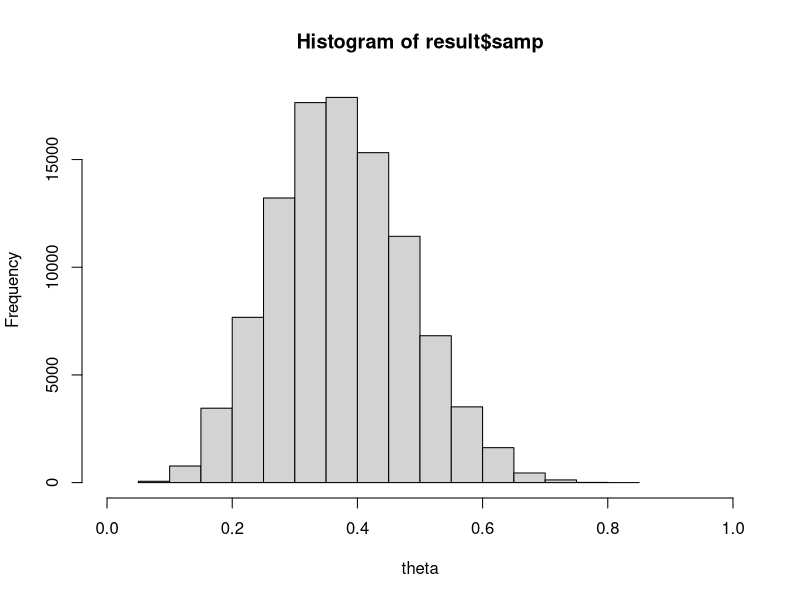

This chart was generated by the following R code: (Note: this script raises an error after producing the figure.)
#1)
n <- 19
x <- 7 #0, 0, 1, 1, 1, 0, 0, 1, 1, 1, 0, 0, 0, 0, 1, 0, 0, 0, 0
alpha <- 1/2 
beta <- 1/2
post.mean <- (alpha+x) / (alpha+beta+n)
post.mean          # 0.375

#2) 
qprobs <- c(0.28)            # quantiles to input
post.quant <- qbeta(p=qprobs, shape1=alpha+x, shape2=beta+n-x)
post.quant       # 0.3088125

#3) 
res2 <- rbeta(100000, alpha+x, beta+n-x)
ans <- median(sqrt(res2 * (1-res2)))
ans           # 0.4823846

#4) 
run.mcmc.binom <- function(model.parms, comp.parms) {
  # ----- ----- subfunctions ----- -----
  propose.update <- function(curr.parm, radius) {
    cand.parm <- curr.parm + runif(n=1, min=-radius, max=radius)
    if (cand.parm < 0) {
      cand.parm <- -cand.parm
    } else if (cand.parm > 1) {
      cand.parm <- 1 - (cand.parm - 1)
    }
    return(cand.parm)
  }
  log.post.dens <- function(theta, x, n, alpha, beta) {
    val <- dbinom(x=x, size=n, prob=theta, log=TRUE) + dbeta(x=theta, shape1=alpha, shape2=beta, log=TRUE)
    return(val)
  }
  # ----- ----- --- main --- ----- -----
  x <- model.parms$x
  n <- model.parms$n
  curr.theta <- model.parms$theta
  alpha <- model.parms$alpha
  beta <- model.parms$beta
  n.samp <- comp.parms$n.samp
  theta.rad <- comp.parms$theta.rad
  accept.theta.cnt <- 0
  post.theta.samp <- numeric(length=n.samp)
  curr.log.post.dens <- log.post.dens(curr.theta, x, n, alpha, beta)
  for (i.samp in 1:n.samp) {
    # Update theta
    cand.theta <- propose.update(curr.theta, theta.rad)
    cand.log.post.dens <- log.post.dens(cand.theta, x, n, alpha, beta)
    log.accept.prob <- cand.log.post.dens - curr.log.post.dens
    unif <- runif(n=1, min=0, max=1)
    if (unif <= exp(log.accept.prob)) {
      accept.theta.cnt <- accept.theta.cnt + 1
      curr.theta <- cand.theta
      curr.log.post.dens <- cand.log.post.dens
    }
    post.theta.samp[i.samp] <- curr.theta
  }
  result <- list(samp=post.theta.samp, rate=accept.theta.cnt/n.samp)
  return(result)
}
model.parms <- list()
model.parms$x <- x
model.parms$n <- n
model.parms$alpha <- alpha
model.parms$beta <- beta
model.parms$theta <- 0.37
comp.parms <- list()
comp.parms$n.samp <- 100000
comp.parms$theta.rad <- 0.75        # radius
result <- run.mcmc.binom(model.parms, comp.parms)
hist(result$samp, xlim=c(0, 1), xlab="theta")
result$rate             # 0.3387

#5) 
test.stat <- function(x.seq) {
  n <- length(x.seq)
  stat <- sum(abs(x.seq[2:n] - x.seq[1:(n-1)]))
  return(stat)
}

x.obs <- c(0, 0, 1, 1, 1, 0, 0, 1, 1, 1, 0, 0, 0, 0, 1, 0, 0, 0, 0)
obs.tstat <- test.stat(x.obs)
samp.theta <- rbeta(n=100000, shape1=alpha+x, shape2=beta+n-x)
x.rep <- numeric()
samp.tstat <- numeric()
for(i.samp in 1:100000){
  x.rep <- rbinom(n=model.parms$n, size=1, prob=samp.theta[i.samp])
  samp.tstat[i.samp] = test.stat(x.rep)
}

pval <- sum(obs.tstat>samp.tstat) / comp.parms$n.samp
pval

#6
library(expm)
test.stat2 <- function(res) {
  n <- length(res)
  stat <- mean(abs(res[1:n-1] + res[2:n]))
  return(stat)
}

x.vect <-c(-7.2, -1.9, -5.7, 0.2,-1.3, 8.7, 15.4, 22.1,24.0)
Z.mat <- as.matrix(cbind(rep(x=1, times=9), 1:9))
reg.summary <- function(x.vect, Z.mat) {
  n <- dim(Z.mat)[1]
  k <- dim(Z.mat)[2]
  nu <- n-k
  ZpZ <- t(Z.mat) %*% Z.mat
  ZpX <- t(Z.mat) %*% x.vect
  ZpZ.inv <- solve(ZpZ)
  sqrt.ZpZ.inv <- sqrtm(ZpZ.inv) # The sqrtm() function is matrix square-root 
  b.hat <- ZpZ.inv %*% ZpX
  res <- as.vector(x.vect - Z.mat %*% b.hat)
  s2 <- sum(res^2) / nu
  out.list <- list(sqrt.ZpZ.inv=sqrt.ZpZ.inv, b.hat=b.hat, s2=s2, nu=nu, res=res)
  return(out.list)
}
result <- reg.summary(x.vect, Z.mat)
b.hat <- result$b.hat
b.hat          # 4.125

# or 
n.samp <- 100000
n <- dim(Z.mat)[1]
k <- dim(Z.mat)[2]
result <- reg.summary(x.vect, Z.mat)
sqrt.ZpZ.inv <- result$sqrt.ZpZ.inv
b.hat <- result$b.hat
s2 <- result$s2
nu <- result$nu
logsigw2.samp <- numeric(length=n.samp)
beta.samp <- matrix(nrow=k, ncol=n.samp)
mu.samp <- matrix(nrow=n, ncol=n.samp)
for (i.samp in 1:n.samp) {
  sigw2 <- nu*s2 / rchisq(n=1, df=nu)
  sigw <- sqrt(sigw2)
  beta <- b.hat + sqrt.ZpZ.inv %*% as.matrix(rnorm(n=k, mean=0, sd=sigw))
  mu.vect <- Z.mat %*% beta
  res <- as.numeric(x.vect - mu.vect) #?
  pred.vect <- mu.vect + as.matrix(rnorm(n=n, mean=0, sd=sigw))
  obs.tstat <- test.stat2(res) #?
  samp.tstat[i.samp] <- test.stat2(rnorm(n=n, mean=0, sd=sigw)) #?
  logsigw2.samp[i.samp] <- log(sigw2)
  beta.samp[, i.samp] <- as.vector(beta)
  mu.samp[, i.samp] <- as.vector(Z.mat %*% beta)
}

mean(beta.samp[2,])            # 4.124639

#7) 
mean(exp(0.5*logsigw2.samp))        # 4.63201

#8
qprobs <- c(0.36)
new <- beta1 + beta2 *9
mut <- quantile(new, probs=qprobs)
mut          # 21.70804 

#9

#10 
pval <- sum(obs.tstat > samp.tstat) / comp.parms$n.samp
pval      

#11
x.11 <-  c(3.4, -0.6, -8.9, -5.7, -2.1, 5.5, 10.5, 4.6)
run.mcmc.m0.ar1 <- function(model.parms, comp.parms) {
  # ----- ----- subfunctions ----- -----
  log.dgen.dens <- function(x, sigw2, x0, phi) {
    n <- length(x)
    p <- length(phi)
    x.ext <- c(x0, x)
    Usum <- 0
    for (t in (p+1):(n+p)) {
      Usum <- Usum + (x.ext[t] - sum(phi*x.ext[seq(from=t-1, to=t-p)]))^2
    }
    val <- -0.5*n*log(2*pi*sigw2) - 0.5*Usum/sigw2
    return(val)
  }
  log.prior.dens <- function(sigw2, x0, phi) {
    val <- -log(sigw2)
    return(val)
  }
  propose.update.A <- function(curr.parm, radius) {
    cand.parm <- curr.parm + runif(n=1, min=-radius, max=radius)
    return(cand.parm)
  }
  propose.update.B <- function(curr.parm, radius) {
    cand.parm <- abs(curr.parm + runif(n=1, min=-radius, max=radius))
    return(cand.parm)
  }
  propose.update.C <- function(curr.parm, radius) {
    cand.parm <- curr.parm + runif(n=1, min=-radius, max=radius)
    if (cand.parm < -1) {
      cand.parm <- -1 - (cand.parm + 1)
    } else if (cand.parm > 1) {
      cand.parm <- 1 - (cand.parm - 1)
    }
    return(cand.parm)
  }
  # ----- ----- --- main --- ----- -----
  x <- model.parms$x
  n <- length(model.parms$x)
  p <- length(model.parms$phi)
  m <- model.parms$m
  curr.sigw2 <- model.parms$sigw2
  curr.x0 <- 0
  curr.phi <- model.parms$phi
  n.samp <- comp.parms$n.samp
  sigw2.rad <- comp.parms$sigw2.rad
  phi.rad <- comp.parms$phi.rad
  cand.phi <- curr.phi
  accept.sigw2.cnt <- 0
  accept.phi.cnt <- rep(x=0, times=p)
  post.sigw2.samp <- numeric(length=n.samp)
  post.phi.samp <- matrix(data=NA, nrow=p, ncol=n.samp)
  post.predx.samp <- matrix(data=NA, nrow=m, ncol=n.samp)
  curr.log.dgen.dens <- log.dgen.dens(x, curr.sigw2, curr.x0, curr.phi)
  curr.log.prior.dens <- log.prior.dens(curr.sigw2, curr.x0, curr.phi)
  curr.log.post.dens <- curr.log.dgen.dens + curr.log.prior.dens
  for (i.samp in 1:n.samp) {
    # Update sigw2
    cand.sigw2 <- propose.update.B(curr.sigw2, sigw2.rad)
    cand.log.dgen.dens <- log.dgen.dens(x, cand.sigw2, curr.x0, curr.phi)
    cand.log.prior.dens <- log.prior.dens(cand.sigw2, curr.x0, curr.phi)
    cand.log.post.dens <- cand.log.dgen.dens + cand.log.prior.dens
    log.accept.prob <- cand.log.post.dens - curr.log.post.dens
    unif <- runif(n=1, min=0, max=1)
    if (unif <= exp(log.accept.prob)) {
      accept.sigw2.cnt <- accept.sigw2.cnt + 1
      curr.sigw2 <- cand.sigw2
      curr.log.dgen.dens <- cand.log.dgen.dens
      curr.log.prior.dens <- cand.log.prior.dens
      curr.log.post.dens <- cand.log.post.dens
    }
    # Update phi
    for (j in 1:p) {
      cand.phi[j] <- propose.update.C(curr.phi[j], phi.rad[j])
      cand.log.dgen.dens <- log.dgen.dens(x, curr.sigw2, curr.x0, cand.phi)
      cand.log.prior.dens <- log.prior.dens(curr.sigw2, curr.x0, cand.phi)
      cand.log.post.dens <- cand.log.dgen.dens + cand.log.prior.dens
      log.accept.prob <- cand.log.post.dens - curr.log.post.dens
      unif <- runif(n=1, min=0, max=1)
      if (unif <= exp(log.accept.prob)) {
        accept.phi.cnt[j] <- accept.phi.cnt[j] + 1
        curr.phi[j] <- cand.phi[j]
        curr.log.dgen.dens <- cand.log.dgen.dens
        curr.log.prior.dens <- cand.log.prior.dens
        curr.log.post.dens <- cand.log.post.dens
      }
    } #for (j in 1:p
    # Simulate future values
    predx <- numeric(length=m)
    pastx <- x[seq(from=n, to=n-p+1)]
    for (t in 1:m) {
      predx.mean <- sum(curr.phi*pastx)
      predx.sd <- sqrt(curr.sigw2)
      predx[t] <- rnorm(n=1, mean=predx.mean, sd=predx.sd)
      pastx <- c(predx[t], pastx[1:p-1])
    }
    # Record sample values
    post.sigw2.samp[i.samp] <- curr.sigw2
    post.phi.samp[,i.samp] <- curr.phi
    post.predx.samp[,i.samp] <- predx
  }
  samp <- list(sigw2=post.sigw2.samp, phi=post.phi.samp, predx=post.predx.samp)
  rate <- list(sigw2=accept.sigw2.cnt/n.samp, phi=accept.phi.cnt/n.samp)
  result <- list(samp=samp, rate=rate)
  return(result)
}
acf.seq <- acf(x.11, plot=FALSE)
acov.seq <- acf(x.11, type="covariance", plot=FALSE)
p <- 1
gamma0 <- acov.seq$acf[1]
gamma.vect <- acov.seq$acf[1+1:p]
Gamma.mat <- matrix(data=0, nrow=p, ncol=p)
Gamma.mat[, 1] <- acov.seq$acf[1:p]
for (j in 1:p) {
  Gamma.mat[1:(j-1),j] <- Gamma.mat[seq(from=j, to=1),1]
  Gamma.mat[j:p,j] <- Gamma.mat[1:(p-j+1),1]
}
Gamma.inv <- solve(Gamma.mat)

#11
phi.est <- Gamma.inv %*% gamma.vect
phi.est              # 0.5663477

sigw2.est <- as.numeric(gamma0 - t(phi.est) %*% gamma.vect)
sigw2.est

phi.sderr <- sqrt(sigw2.est*diag(Gamma.inv)[1:p] / length(x.11))
phi.sderr

#12
model.parms <- list()
model.parms$x <- x.11
model.parms$m <- 4
model.parms$sigw2 <- sigw2.est
model.parms$phi <- phi.est
comp.parms <- list()
comp.parms$n.samp <- 100000
comp.parms$sigw2.rad <- 1.5*sigw2.est
comp.parms$phi.rad <- phi.sderr
result <- run.mcmc.m0.ar1(model.parms, comp.parms)
qprobs <- c(0.28,0.5, 0.64)
quant.sigw2 <- quantile(result$samp$sigw2, probs=qprobs)
quant.phi1 <- quantile(quantile(result$samp$phi[1,], probs=qprobs))
quant.predx <- quantile(result$samp$predx[model.parms$m,], probs=qprobs)
      
# 12
quant.phi1 <- quantile(result$samp$phi[1,], probs=qprobs)
quant.phi1          # 0.6535969 

#13 
quant.sigw2 <- quantile(result$samp$sigw2, probs=qprobs)
quant.sigw2         # 29.15047 

#14
quant.predx <- quantile(result$samp$predx[model.parms$m,], probs=qprobs)
quant.predx     # -3.2227792  
